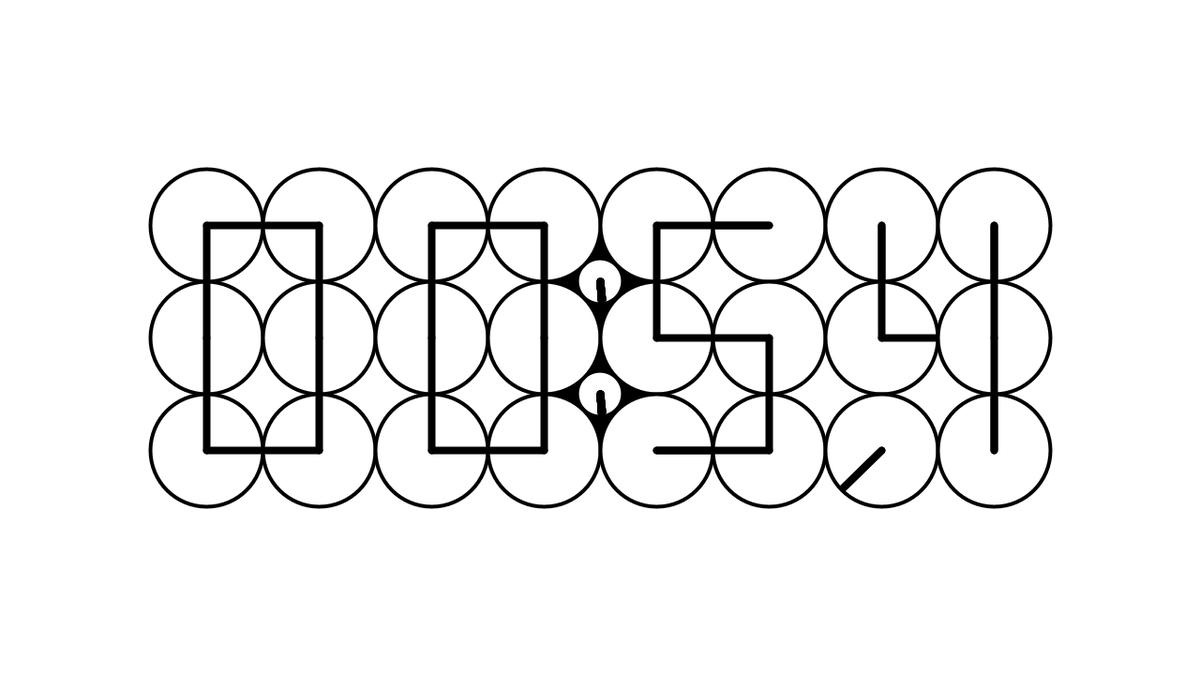
Frame 1 (no input)
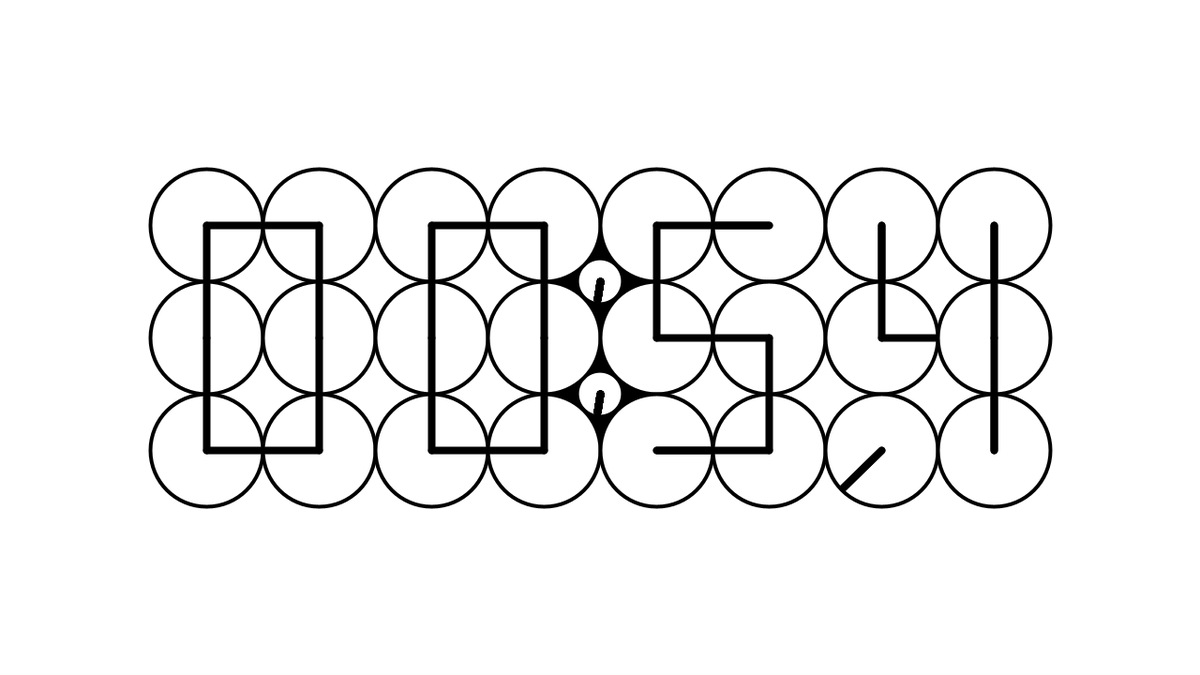
Frame 60 (the mouse pressed at the canvas centre just before this capture)
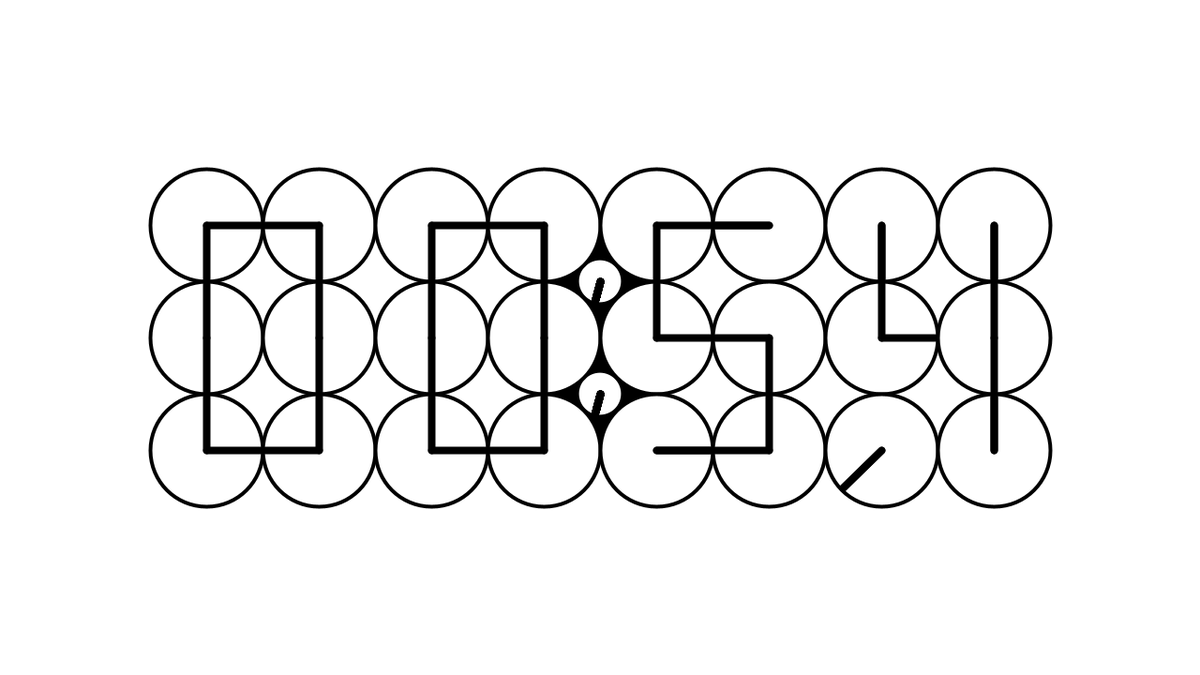
Frame 120 (the mouse held since frame 60 and released just before this capture)

The Processing sketch that drew these frames (run headless with seeded random() and noise(); from frame 60 on, the mouse is pressed at the canvas centre):

// Processing sketch: clock
// ── clock.pde
int radius = 120;
int lineradius=radius/2-3;
int[] cX= new int[24];
int[] cY= new int[24];
float[] time1c1r1= new float[10];
float[] time2c1r1= new float[10];
float[] time1c1r2= new float[10];
float[] time2c1r2= new float[10];
float[] time1c1r3= new float[10];
float[] time2c1r3= new float[10];
float[] time1c2r1= new float[10];
float[] time2c2r1= new float[10];
float[] time1c2r2= new float[10];
float[] time2c2r2= new float[10];
float[] time1c2r3= new float[10];
float[] time2c2r3= new float[10];

int prevSec; 
int prevMin;
int millisRolloverTime;

void setup() {
  size(1280, 720);
  for (int c=0; c<8; c++) {
    for (int r=0; r<3; r++) {
      int index = c+(8*r);
      cX[index]=(width/2)-(radius*4-radius/2)+(radius*c);
      cY[index]=(height/2)-radius+(radius*r);
    }
  }

  setTime();
  millisRolloverTime=0;
}

void draw() {
  background(#ffffff);
  fill(0);
  rect(width/2-radius/2, height/2-120, radius, radius*2);
  fill(#ffffff);
  noStroke();
  ellipse(width/2, height/2-radius/2, radius/2.68, radius/2.68);
  ellipse(width/2, height/2+radius/2, radius/2.68, radius/2.68);

  for (int i=0; i<24; i++) {
    stroke(0);
    strokeWeight(4); 
    fill(#ffffff);
    ellipse(cX[i], cY[i], radius, radius);
    strokeWeight(8);

    showTimeMove(i);
    //showTimeTogether(i);

    if (minute()+1==60) {
      println("Next min: 00");
    } else {
      println("Next min: "+(minute()+1));
    }
    if (hour()+1==24) {
      println("Next hr: 00");
    } else {
      println("Next hr: "+(hour()+1));
    }
  }
}

float backwards(float num) {
  float newnum = num;
  if (num==0) { 
    newnum= 0;
  }
  if (num==90) { 
    newnum= 270;
  }
  if (num==135) { 
    newnum= 225;
  }
  if (num==180) { 
    newnum= 180;
  }
  if (num==270) { 
    newnum= 90;
  }
  return newnum;
}

void showTimeMove(int i) {

  if (prevSec != second()) {
    millisRolloverTime = millis();
  } 
  prevSec = second();
  int mils = millis() - millisRolloverTime;
  float test = map(second() + mils/1000.0, 0, 60, 0, 360+(0));
  line(width/2, height/2-radius/2, width/2+cos(radians(test))*20, (height/2-radius/2)+(sin(radians(test))*20));
  line(width/2, height/2+radius/2, width/2+cos(radians(test))*20, (height/2+radius/2)+(sin(radians(test))*20));

  float animate = 0;
  int animationTime = 16;
  if (second()>=(60-animationTime)) {
    animate = (second()- (60-animationTime) + mils/1000.0);
  } else {  
    animate = 0;
  }



  int start = 135;
  int end = 225;
  test = -1*map(animate, 0, animationTime, -1*start, 360+end);
  //line(radius, radius, radius+cos(radians(test))*lineradius, radius+sin(radians(test))*lineradius);

  int digitH1=hour()/10;
  int digitH2=hour()%10;
  int digitM1=minute()/10;
  int digitM2=minute()%10;
  float coords; 
  float digitM1move;

  int hour = hour();
  int minute = minute();


  // FIRST DIGIT
  if (i==0) {
    if ((hour==9 || hour==19) && minute==59) {
      coords = map(animate, 0, animationTime, time1c1r1[digitH1], 1440+(time1c1r1[digitH1+1]));
    } else if (hour==23 && minute==59) {
      coords = map(animate, 0, animationTime, time1c1r1[digitH1], 1440+(time1c1r1[0]));
    } else {
      coords = map(animate, 0, animationTime, time1c1r1[digitH1], 1440+(time1c1r1[digitH1]));
    }
    line(cX[i], cY[i], cX[i]+cos(radians(coords))*lineradius, cY[i]+sin(radians(coords))*lineradius);
    if ((hour==9 || hour==19) && minute==59) {
      coords = -1*map(animate, 0, animationTime, -1*time2c1r1[digitH1], 720+(backwards(time2c1r1[digitH1+1])));
    } else if (hour==23 && minute==59) {
      coords = -1*map(animate, 0, animationTime, -1*time2c1r1[digitH1], 720+(backwards(time2c1r1[0])));
    } else {      
      coords = -1*map(animate, 0, animationTime, -1*time2c1r1[digitH1], 720+(backwards(time2c1r1[digitH1])));
    }
    line(cX[i], cY[i], cX[i]+cos(radians(coords))*lineradius, cY[i]+sin(radians(coords))*lineradius);
  }
  if (i==1) {
    if ((hour==9 || hour==19) && minute==59) {
      coords = -1*map(animate, 0, animationTime, -1*time1c2r1[digitH1], 720+(backwards(time1c2r1[digitH1+1])));
    } else if (hour==23 && minute==59) {
      coords = -1*map(animate, 0, animationTime, -1*time1c2r1[digitH1], 720+(backwards(time1c2r1[0])));
    } else {      
      coords = -1*map(animate, 0, animationTime, -1*time1c2r1[digitH1], 720+(backwards(time1c2r1[digitH1])));
    }
    line(cX[i], cY[i], cX[i]+cos(radians(coords))*lineradius, cY[i]+sin(radians(coords))*lineradius);
    if ((hour==9 || hour==19) && minute==59) {
      coords = -1*map(animate, 0, animationTime, -1*time2c2r1[digitH1], 360+(backwards(time2c2r1[digitH1+1])));
    } else if (hour==23 && minute==59) {
      coords = -1*map(animate, 0, animationTime, -1*time2c2r1[digitH1], 360+(backwards(time2c2r1[0])));
    } else {
      coords = -1*map(animate, 0, animationTime, -1*time2c2r1[digitH1], 360+(backwards(time2c2r1[digitH1])));
    }
    line(cX[i], cY[i], cX[i]+cos(radians(coords))*lineradius, cY[i]+sin(radians(coords))*lineradius);
  }
  if (i==8) {
    if ((hour==9 || hour==19) && minute==59) {
      coords = map(animate, 0, animationTime, time1c1r2[digitH1], 360+(time1c1r2[digitH1+1]));
    } else if (hour==23 && minute==59) {
      coords = map(animate, 0, animationTime, time1c1r2[digitH1], 360+(time1c1r2[0]));
    } else {
      coords = map(animate, 0, animationTime, time1c1r2[digitH1], 360+(time1c1r2[digitH1]));
    }
    line(cX[i], cY[i], cX[i]+cos(radians(coords))*lineradius, cY[i]+sin(radians(coords))*lineradius);
    if ((hour==9 || hour==19) && minute==59) {
      coords = map(animate, 0, animationTime, time2c1r2[digitH1], 720+(time2c1r2[digitH1+1]));
    } else if (hour==23 && minute==59) {
      coords = map(animate, 0, animationTime, time2c1r2[digitH1], 720+(time2c1r2[0]));
    } else {
      coords = map(animate, 0, animationTime, time2c1r2[digitH1], 720+(time2c1r2[digitH1]));
    }
    line(cX[i], cY[i], cX[i]+cos(radians(coords))*lineradius, cY[i]+sin(radians(coords))*lineradius);
  }
  if (i==9) {
    if ((hour==9 || hour==19) && minute==59) {
      coords = map(animate, 0, animationTime, time1c2r2[digitH1], 720+(time1c2r2[digitH1+1]));
    } else if (hour==23 && minute==59) {
      coords = map(animate, 0, animationTime, time1c2r2[digitH1], 720+(time1c2r2[0]));
    } else {
      coords = map(animate, 0, animationTime, time1c2r2[digitH1], 720+(time1c2r2[digitH1]));
    }
    line(cX[i], cY[i], cX[i]+cos(radians(coords))*lineradius, cY[i]+sin(radians(coords))*lineradius);
    if ((hour==9 || hour==19) && minute==59) {
      coords = -1*map(animate, 0, animationTime, -1*time2c2r2[digitH1], 1080+(backwards(time2c2r2[digitH1+1])));
    } else if (hour==23 && minute==59) {
      coords = -1*map(animate, 0, animationTime, -1*time2c2r2[digitH1], 1080+(backwards(time2c2r2[0])));
    } else {
      coords = -1*map(animate, 0, animationTime, -1*time2c2r2[digitH1], 1080+(backwards(time2c2r2[digitH1])));
    }
    line(cX[i], cY[i], cX[i]+cos(radians(coords))*lineradius, cY[i]+sin(radians(coords))*lineradius);
  }
  if (i==16) {
    if ((hour==9 || hour==19) && minute==59) {
      coords = map(animate, 0, animationTime, time1c1r3[digitH1], 720+(time1c1r3[digitH1+1]));
    } else if (hour==23 && minute==59) {
      coords = map(animate, 0, animationTime, time1c1r3[digitH1], 720+(time1c1r3[0]));
    } else {
      coords = map(animate, 0, animationTime, time1c1r3[digitH1], 720+(time1c1r3[digitH1]));
    }
    line(cX[i], cY[i], cX[i]+cos(radians(coords))*lineradius, cY[i]+sin(radians(coords))*lineradius);
    if ((hour==9 || hour==19) && minute==59) {
      coords = -1*map(animate, 0, animationTime, -1*time2c1r3[digitH1], 720+(backwards(time2c1r3[digitH1+1])));
    } else if (hour==23 && minute==59) {
      coords = -1*map(animate, 0, animationTime, -1*time2c1r3[digitH1], 720+(backwards(time2c1r3[digitH1+1])));
    } else {
      coords = -1*map(animate, 0, animationTime, -1*time2c1r3[digitH1], 720+(backwards(time2c1r3[digitH1])));
    }
    line(cX[i], cY[i], cX[i]+cos(radians(coords))*lineradius, cY[i]+sin(radians(coords))*lineradius);
  }
  if (i==17) {
    if ((hour==9 || hour==19) && minute==59) {
      coords = map(animate, 0, animationTime, time1c2r3[digitH1], 720+(time1c2r3[digitH1+1]));
    } else if (hour==23 && minute==59) {
      coords = map(animate, 0, animationTime, time1c2r3[digitH1], 720+(time1c2r3[0]));
    } else {
      coords = map(animate, 0, animationTime, time1c2r3[digitH1], 720+(time1c2r3[digitH1]));
    }
    line(cX[i], cY[i], cX[i]+cos(radians(coords))*lineradius, cY[i]+sin(radians(coords))*lineradius);
    if ((hour==9 || hour==19) && minute==59) {
      coords = map(animate, 0, animationTime, time2c2r3[digitH1], 1080+(time2c2r3[digitH1+1]));
    } else if (hour==23 && minute==59) {
      coords = map(animate, 0, animationTime, time2c2r3[digitH1], 1080+(time2c2r3[0]));
    } else {
      coords = map(animate, 0, animationTime, time2c2r3[digitH1], 1080+(time2c2r3[digitH1]));
    }
    line(cX[i], cY[i], cX[i]+cos(radians(coords))*lineradius, cY[i]+sin(radians(coords))*lineradius);
  }

  // SECOND DIGIT
  if (i==2) {
    if ((hour!=9 && hour!=19 && hour!=23) && minute==59) {
      coords = map(animate, 0, animationTime, time1c1r1[digitH2], 720+(time1c1r1[digitH2+1]));
    } else if ((hour==23 || hour==19 || hour==9) && minute==59) {
      coords = map(animate, 0, animationTime, time1c1r1[digitH2], 720+(time1c1r1[0]));
    } else {
      coords = map(animate, 0, animationTime, time1c1r1[digitH2], 720+(time1c1r1[digitH2]));
    }
    line(cX[i], cY[i], cX[i]+cos(radians(coords))*lineradius, cY[i]+sin(radians(coords))*lineradius);
    if ((hour!=9 && hour!=19 && hour!=23) && minute==59) {
      coords = -1*map(animate, 0, animationTime, -1*time2c1r1[digitH2], 720+(backwards(time2c1r1[digitH2+1])));
    } else if ((hour==23 || hour==19 || hour==9) && minute==59) {
      coords = -1*map(animate, 0, animationTime, -1*time2c1r1[digitH2], 720+(backwards(time2c1r1[0])));
    } else {
      coords = -1*map(animate, 0, animationTime, -1*time2c1r1[digitH2], 720+(backwards(time2c1r1[digitH2])));
    }
    line(cX[i], cY[i], cX[i]+cos(radians(coords))*lineradius, cY[i]+sin(radians(coords))*lineradius);
  }
  if (i==3) {
    if ((hour!=9 && hour!=19 && hour!=23) && minute==59) {
      coords = map(animate, 0, animationTime, time1c2r1[digitH2], 720+(time1c2r1[digitH2+1]));
    } else if ((hour==23 || hour==19 || hour==9) && minute==59) {
      coords = map(animate, 0, animationTime, time1c2r1[digitH2], 720+(time1c2r1[0]));
    } else {
      coords = map(animate, 0, animationTime, time1c2r1[digitH2], 720+(time1c2r1[digitH2]));
    }
    line(cX[i], cY[i], cX[i]+cos(radians(coords))*lineradius, cY[i]+sin(radians(coords))*lineradius);
    if ((hour!=9 && hour!=19 && hour!=23) && minute==59) {
      coords = map(animate, 0, animationTime, time2c2r1[digitH2], 1440+(time2c2r1[digitH2+1]));
    } else if ((hour==23 || hour==19 || hour==9) && minute==59) {
      coords = map(animate, 0, animationTime, time2c2r1[digitH2], 1440+(time2c2r1[0]));
    } else {
      coords = map(animate, 0, animationTime, time2c2r1[digitH2], 1440+(time2c2r1[digitH2]));
    }
    line(cX[i], cY[i], cX[i]+cos(radians(coords))*lineradius, cY[i]+sin(radians(coords))*lineradius);
  }
  if (i==10) {
    if ((hour!=9 && hour!=19 && hour!=23) && minute==59) {
      coords = map(animate, 0, animationTime, time1c1r2[digitH2], 720+(time1c1r2[digitH2+1]));
    } else if ((hour==23 || hour==19 || hour==9) && minute==59) {
      coords = map(animate, 0, animationTime, time1c1r2[digitH2], 720+(time1c1r2[0]));
    } else {
      coords = map(animate, 0, animationTime, time1c1r2[digitH2], 720+(time1c1r2[digitH2]));
    }
    line(cX[i], cY[i], cX[i]+cos(radians(coords))*lineradius, cY[i]+sin(radians(coords))*lineradius);
    if ((hour!=9 && hour!=19 && hour!=23) && minute==59) {
      coords = map(animate, 0, animationTime, time2c1r2[digitH2], 360+(time2c1r2[digitH2+1]));
    } else if ((hour==23 || hour==19 || hour==9) && minute==59) {
      coords = map(animate, 0, animationTime, time2c1r2[digitH2], 360+(time2c1r2[0]));
    } else {
      coords = map(animate, 0, animationTime, time2c1r2[digitH2], 360+(time2c1r2[digitH2]));
    }
    line(cX[i], cY[i], cX[i]+cos(radians(coords))*lineradius, cY[i]+sin(radians(coords))*lineradius);
  }
  if (i==11) {
    if ((hour!=9 && hour!=19 && hour!=23) && minute==59) {
      coords = map(animate, 0, animationTime, time1c2r2[digitH2], 360+(time1c2r2[digitH2+1]));
    } else if ((hour==23 || hour==19 || hour==9) && minute==59) {
      coords = map(animate, 0, animationTime, time1c2r2[digitH2], 360+(time1c2r2[0]));
    } else {
      coords = map(animate, 0, animationTime, time1c2r2[digitH2], 360+(time1c2r2[digitH2]));
    }
    line(cX[i], cY[i], cX[i]+cos(radians(coords))*lineradius, cY[i]+sin(radians(coords))*lineradius);
    if ((hour!=9 && hour!=19 && hour!=23) && minute==59) {
      coords = -1*map(animate, 0, animationTime, -1*time2c2r2[digitH2], 720+(backwards(time2c2r2[digitH2+1])));
    } else if (digitH2==9 && minute==59) {
      coords = -1*map(animate, 0, animationTime, -1*time2c2r2[digitH2], 720+(backwards(time2c2r2[0])));
    } else {
      coords = -1*map(animate, 0, animationTime, -1*time2c2r2[digitH2], 720+(backwards(time2c2r2[digitH2])));
    }
    line(cX[i], cY[i], cX[i]+cos(radians(coords))*lineradius, cY[i]+sin(radians(coords))*lineradius);
  }
  if (i==18) {
    if ((hour!=9 && hour!=19 && hour!=23) && minute==59) {
      coords = -1*map(animate, 0, animationTime, -1*time1c1r3[digitH2], 720+(backwards(time1c1r3[digitH2+1])));
    } else if (digitH2==9 && minute==59) {
      coords = -1*map(animate, 0, animationTime, -1*time1c1r3[digitH2], 720+(backwards(time1c1r3[0])));
    } else {
      coords = -1*map(animate, 0, animationTime, -1*time1c1r3[digitH2], 720+(backwards(time1c1r3[digitH2])));
    }
    line(cX[i], cY[i], cX[i]+cos(radians(coords))*lineradius, cY[i]+sin(radians(coords))*lineradius);
    if ((hour!=9 && hour!=19 && hour!=23) && minute==59) {
      coords = map(animate, 0, animationTime, time2c1r3[digitH2], 1080+(time2c1r3[digitH2+1]));
    } else if (digitH2==9 && minute==59) {
      coords = map(animate, 0, animationTime, time2c1r3[digitH2], 1080+(time2c1r3[0]));
    } else {
      coords = map(animate, 0, animationTime, time2c1r3[digitH2], 1080+(time2c1r3[digitH2]));
    }
    line(cX[i], cY[i], cX[i]+cos(radians(coords))*lineradius, cY[i]+sin(radians(coords))*lineradius);
  }
  if (i==19) {
    if ((hour!=9 && hour!=19 && hour!=23) && minute==59) {
      coords = map(animate, 0, animationTime, time1c2r3[digitH2], 1080+(time1c2r3[digitH2+1]));
    } else if ((hour==23 || hour==19 || hour==9) && minute==59) {
      coords = map(animate, 0, animationTime, time1c2r3[digitH2], 1080+(time1c2r3[0]));
    } else {
      coords = map(animate, 0, animationTime, time1c2r3[digitH2], 1080+(time1c2r3[digitH2]));
    }
    line(cX[i], cY[i], cX[i]+cos(radians(coords))*lineradius, cY[i]+sin(radians(coords))*lineradius);
    if ((hour!=9 && hour!=19 && hour!=23) && minute==59) {
      coords = map(animate, 0, animationTime, time2c2r3[digitH2], 720+(time2c2r3[digitH2+1]));
    } else if ((hour==23 || hour==19 || hour==9) && minute==59) {
      coords = map(animate, 0, animationTime, time2c2r3[digitH2], 720+(time2c2r3[0]));
    } else {
      coords = map(animate, 0, animationTime, time2c2r3[digitH2], 720+(time2c2r3[digitH2]));
    }
    line(cX[i], cY[i], cX[i]+cos(radians(coords))*lineradius, cY[i]+sin(radians(coords))*lineradius);
  }

  // THIRD DIGIT
  if (i==4) {
    if (digitM1!=5 && digitM2==9) {
      coords = map(animate, 0, animationTime, time1c1r1[digitM1], 720+(time1c1r1[digitM1+1]));
    } else if (minute==59) {
      coords = map(animate, 0, animationTime, time1c1r1[digitM1], 720+(time1c1r1[0]));
    } else {
      coords = map(animate, 0, animationTime, time1c1r1[digitM1], 720+(time1c1r1[digitM1]));
    }
    line(cX[i], cY[i], cX[i]+cos(radians(coords))*lineradius, cY[i]+sin(radians(coords))*lineradius);
    if (digitM1!=5 && digitM2==9) {
      coords = -1*map(animate, 0, animationTime, -1*time2c1r1[digitM1], 1080+(backwards(time2c1r1[digitM1+1])));
    } else if (minute==59) {
      coords = -1*map(animate, 0, animationTime, -1*time2c1r1[digitM1], 1080+(backwards(time2c1r1[0])));
    } else {
      coords = -1*map(animate, 0, animationTime, -1*time2c1r1[digitM1], 1080+(backwards(time2c1r1[digitM1])));
    }
    line(cX[i], cY[i], cX[i]+cos(radians(coords))*lineradius, cY[i]+sin(radians(coords))*lineradius);
  }
  if (i==5) {
    if (digitM1!=5 && digitM2==9) {
      coords = map(animate, 0, animationTime, time1c2r1[digitM1], 720+(time1c2r1[digitM1+1]));
    } else if (minute==59) {
      coords = map(animate, 0, animationTime, time1c2r1[digitM1], 720+(time1c2r1[0]));
    } else {
      coords = map(animate, 0, animationTime, time1c2r1[digitM1], 720+(time1c2r1[digitM1]));
    }
    line(cX[i], cY[i], cX[i]+cos(radians(coords))*lineradius, cY[i]+sin(radians(coords))*lineradius);
    if (digitM1!=5 && digitM2==9) {
      coords = map(animate, 0, animationTime, time2c2r1[digitM1], 360+(time2c2r1[digitM1+1]));
    } else if (minute==59) {
      coords = map(animate, 0, animationTime, time2c2r1[digitM1], 360+(time2c2r1[0]));
    } else {
      coords = map(animate, 0, animationTime, time2c2r1[digitM1], 360+(time2c2r1[digitM1]));
    }
    line(cX[i], cY[i], cX[i]+cos(radians(coords))*lineradius, cY[i]+sin(radians(coords))*lineradius);
  }
  if (i==12) {
    if (digitM1!=5 && digitM2==9) {
      coords = -1*map(animate, 0, animationTime, -1*time1c1r2[digitM1], 1080+(backwards(time1c1r2[digitM1+1])));
    } else if (minute==59) {
      coords = -1*map(animate, 0, animationTime, -1*time1c1r2[digitM1], 1080+(backwards(time1c1r2[0])));
    } else {
      coords = -1*map(animate, 0, animationTime, -1*time1c1r2[digitM1], 1080+(backwards(time1c1r2[digitM1])));
    }
    line(cX[i], cY[i], cX[i]+cos(radians(coords))*lineradius, cY[i]+sin(radians(coords))*lineradius);
    if (digitM1!=5 && digitM2==9) {
      coords = -1*map(animate, 0, animationTime, -1*time2c1r2[digitM1], 720+(backwards(time2c1r2[digitM1+1])));
    } else if (minute==59) {
      coords = -1*map(animate, 0, animationTime, -1*time2c1r2[digitM1], 720+(backwards(time2c1r2[0])));
    } else {
      coords = -1*map(animate, 0, animationTime, -1*time2c1r2[digitM1], 720+(backwards(time2c1r2[digitM1])));
    }
    line(cX[i], cY[i], cX[i]+cos(radians(coords))*lineradius, cY[i]+sin(radians(coords))*lineradius);
  }
  if (i==13) {
    if (digitM1!=5 && digitM2==9) {
      coords = -1*map(animate, 0, animationTime, -1*time1c2r2[digitM1], 720+(backwards(time1c2r2[digitM1+1])));
    } else if (minute==59) {
      coords = -1*map(animate, 0, animationTime, -1*time1c2r2[digitM1], 720+(backwards(time1c2r2[0])));
    } else {
      coords = -1*map(animate, 0, animationTime, -1*time1c2r2[digitM1], 720+(backwards(time1c2r2[digitM1])));
    }
    line(cX[i], cY[i], cX[i]+cos(radians(coords))*lineradius, cY[i]+sin(radians(coords))*lineradius);
    if (digitM1!=5 && digitM2==9) {
      coords = map(animate, 0, animationTime, time2c2r2[digitM1], 720+(time2c2r2[digitM1+1]));
    } else if (minute==59) {
      coords = map(animate, 0, animationTime, time2c2r2[digitM1], 720+(time2c2r2[0]));
    } else {
      coords = map(animate, 0, animationTime, time2c2r2[digitM1], 720+(time2c2r2[digitM1]));
    }
    line(cX[i], cY[i], cX[i]+cos(radians(coords))*lineradius, cY[i]+sin(radians(coords))*lineradius);
  }
  if (i==20) {
    if (digitM1!=5 && digitM2==9) {
      coords = -1*map(animate, 0, animationTime, -1*time1c1r3[digitM1], 720+(backwards(time1c1r3[digitM1+1])));
    } else if (minute==59) {
      coords = -1*map(animate, 0, animationTime, -1*time1c1r3[digitM1], 720+(backwards(time1c1r3[0])));
    } else {
      coords = -1*map(animate, 0, animationTime, -1*time1c1r3[digitM1], 720+(backwards(time1c1r3[digitM1])));
    }
    line(cX[i], cY[i], cX[i]+cos(radians(coords))*lineradius, cY[i]+sin(radians(coords))*lineradius);
    if (digitM1!=5 && digitM2==9) {
      coords = map(animate, 0, animationTime, time2c1r3[digitM1], 1080+(time2c1r3[digitM1+1]));
    } else if (minute==59) {
      coords = map(animate, 0, animationTime, time2c1r3[digitM1], 1080+(time2c1r3[0]));
    } else {
      coords = map(animate, 0, animationTime, time2c1r3[digitM1], 1080+(time2c1r3[digitM1]));
    }
    line(cX[i], cY[i], cX[i]+cos(radians(coords))*lineradius, cY[i]+sin(radians(coords))*lineradius);
  }
  if (i==21) {
    if (digitM1!=5 && digitM2==9) {
      coords = map(animate, 0, animationTime, time1c2r3[digitM1], 360+(time1c2r3[digitM1+1]));
    } else if (minute==59) {
      coords = map(animate, 0, animationTime, time1c2r3[digitM1], 360+(time1c2r3[0]));
    } else {
      coords = map(animate, 0, animationTime, time1c2r3[digitM1], 360+(time1c2r3[digitM1]));
    }
    line(cX[i], cY[i], cX[i]+cos(radians(coords))*lineradius, cY[i]+sin(radians(coords))*lineradius);
    if (digitM1!=5 && digitM2==9) {
      coords = map(animate, 0, animationTime, time2c2r3[digitM1], 720+(time2c2r3[digitM1+1]));
    } else if (minute==59) {
      coords = map(animate, 0, animationTime, time2c2r3[digitM1], 720+(time2c2r3[0]));
    } else {
      coords = map(animate, 0, animationTime, time2c2r3[digitM1], 720+(time2c2r3[digitM1]));
    }
    line(cX[i], cY[i], cX[i]+cos(radians(coords))*lineradius, cY[i]+sin(radians(coords))*lineradius);
  }

  // FOURTH DIGIT
  if (i==6) {
    if (digitM2!=9) {
      coords = map(animate, 0, animationTime, time1c1r1[digitM2], 1440+(time1c1r1[digitM2+1]));
    } else {
      coords = map(animate, 0, animationTime, time1c1r1[digitM2], 1440+(time1c1r1[0]));
    }
    line(cX[i], cY[i], cX[i]+cos(radians(coords))*lineradius, cY[i]+sin(radians(coords))*lineradius);
    if (digitM2!=9) {
      coords = -1*map(animate, 0, animationTime, -1*time2c1r1[digitM2], 720+(backwards(time2c1r1[digitM2+1])));
    } else {
      coords = -1*map(animate, 0, animationTime, -1*time2c1r1[digitM2], 720+(backwards(time2c1r1[0])));
    }
    line(cX[i], cY[i], cX[i]+cos(radians(coords))*lineradius, cY[i]+sin(radians(coords))*lineradius);
  }
  if (i==7) {
    if (digitM2!=9) {
      coords = map(animate, 0, animationTime, time1c2r1[digitM2], 720+(time1c2r1[digitM2+1]));
    } else {
      coords = map(animate, 0, animationTime, time1c2r1[digitM2], 720+(time1c2r1[0]));
    }
    line(cX[i], cY[i], cX[i]+cos(radians(coords))*lineradius, cY[i]+sin(radians(coords))*lineradius);
    if (digitM2!=9) {
      coords = map(animate, 0, animationTime, time2c2r1[digitM2], 360+(time2c2r1[digitM2+1]));
    } else {
      coords = map(animate, 0, animationTime, time2c2r1[digitM2], 360+(time2c2r1[0]));
    }
    line(cX[i], cY[i], cX[i]+cos(radians(coords))*lineradius, cY[i]+sin(radians(coords))*lineradius);
  }
  if (i==14) {
    if (digitM2!=9) {
      coords = map(animate, 0, animationTime, time1c1r2[digitM2], 360+(time1c1r2[digitM2+1]));
    } else {
      coords = map(animate, 0, animationTime, time1c1r2[digitM2], 360+(time1c1r2[0]));
    }
    line(cX[i], cY[i], cX[i]+cos(radians(coords))*lineradius, cY[i]+sin(radians(coords))*lineradius);
    if (digitM2!=9) {
      coords = map(animate, 0, animationTime, time2c1r2[digitM2], 720+(time2c1r2[digitM2+1]));
    } else {
      coords = map(animate, 0, animationTime, time2c1r2[digitM2], 720+(time2c1r2[0]));
    }
    line(cX[i], cY[i], cX[i]+cos(radians(coords))*lineradius, cY[i]+sin(radians(coords))*lineradius);
  }
  if (i==15) {
    if (digitM2!=9) {
      coords = -1*map(animate, 0, animationTime, -1*time1c2r2[digitM2], 720+(backwards(time1c2r2[digitM2+1])));
    } else {
      coords = -1*map(animate, 0, animationTime, -1*time1c2r2[digitM2], 720+(backwards(time1c2r2[0])));
    }
    line(cX[i], cY[i], cX[i]+cos(radians(coords))*lineradius, cY[i]+sin(radians(coords))*lineradius);
    if (digitM2!=9) {
      coords = -1*map(animate, 0, animationTime, -1*time2c2r2[digitM2], 360+(backwards(time2c2r2[digitM2+1])));
    } else {
      coords = -1*map(animate, 0, animationTime, -1*time2c2r2[digitM2], 360+(backwards(time2c2r2[0])));
    }
    line(cX[i], cY[i], cX[i]+cos(radians(coords))*lineradius, cY[i]+sin(radians(coords))*lineradius);
  }
  if (i==22) {
    if (digitM2!=9) {
      coords = -1*map(animate, 0, animationTime, -1*time1c1r3[digitM2], 360+(backwards(time1c1r3[digitM2+1])));
    } else {
      coords = -1*map(animate, 0, animationTime, -1*time1c1r3[digitM2], 360+(time1c1r3[0]));
    }
    line(cX[i], cY[i], cX[i]+cos(radians(coords))*lineradius, cY[i]+sin(radians(coords))*lineradius);
    if (digitM2!=9) {
      coords = map(animate, 0, animationTime, time2c1r3[digitM2], 720+(time2c1r3[digitM2+1]));
    } else {
      coords = map(animate, 0, animationTime, time2c1r3[digitM2], 720+(time2c1r3[0]));
    }
    line(cX[i], cY[i], cX[i]+cos(radians(coords))*lineradius, cY[i]+sin(radians(coords))*lineradius);
  }
  if (i==23) {
    if (digitM2!=9) {
      coords = map(animate, 0, animationTime, time1c2r3[digitM2], 1080+(time1c2r3[digitM2+1]));
    } else {
      coords = map(animate, 0, animationTime, time1c2r3[digitM2], 1080+(time1c2r3[0]));
    }
    line(cX[i], cY[i], cX[i]+cos(radians(coords))*lineradius, cY[i]+sin(radians(coords))*lineradius);
    if (digitM2!=9) {
      coords = map(animate, 0, animationTime, time2c2r3[digitM2], 360+(time2c2r3[digitM2+1]));
    } else {
      coords = map(animate, 0, animationTime, time2c2r3[digitM2], 360+(time2c2r3[0]));
    }
    line(cX[i], cY[i], cX[i]+cos(radians(coords))*lineradius, cY[i]+sin(radians(coords))*lineradius);
  }
}

void setTime() {
  int d;
  d=0;//SET TIME = 0
  time1c1r1[d] = 0;
  time2c1r1[d] = 90;
  time1c1r2[d] = 270;
  time2c1r2[d] = 90;
  time1c1r3[d] = 270;
  time2c1r3[d] = 0;
  time1c2r1[d] = 180;
  time2c2r1[d] = 90;
  time1c2r2[d] = 270;
  time2c2r2[d] = 90;
  time1c2r3[d] = 270;
  time2c2r3[d] = 180;

  d=1;//SET TIME = 1
  time1c1r1[d] = 135;
  time2c1r1[d] = 135;
  time1c1r2[d] = 135;
  time2c1r2[d] = 135;
  time1c1r3[d] = 135;
  time2c1r3[d] = 135;
  time1c2r1[d] = 90;
  time2c2r1[d] = 90;
  time1c2r2[d] = 270;
  time2c2r2[d] = 90;
  time1c2r3[d] = 270;
  time2c2r3[d] = 270;

  d=2;//SET TIME = 2
  time1c1r1[d] = 0;
  time2c1r1[d] = 0;
  time1c1r2[d] = 0;
  time2c1r2[d] = 90;
  time1c1r3[d] = 270;
  time2c1r3[d] = 0;
  time1c2r1[d] = 180;
  time2c2r1[d] = 90;
  time1c2r2[d] = 270;
  time2c2r2[d] = 180;
  time1c2r3[d] = 180;
  time2c2r3[d] = 180;

  d=3;//SET TIME = 3
  time1c1r1[d] = 0;
  time2c1r1[d] = 0;
  time1c1r2[d] = 0;
  time2c1r2[d] = 0;
  time1c1r3[d] = 0;
  time2c1r3[d] = 0;
  time1c2r1[d] = 180;
  time2c2r1[d] = 90;
  time1c2r2[d] = 270;
  time2c2r2[d] = 180;
  time1c2r3[d] = 270;
  time2c2r3[d] = 180;

  d=4;//SET TIME = 4
  time1c1r1[d] = 90;
  time2c1r1[d] = 90;
  time1c1r2[d] = 270;
  time2c1r2[d] = 0;
  time1c1r3[d] = 135;
  time2c1r3[d] = 135;
  time1c2r1[d] = 90;
  time2c2r1[d] = 90;
  time1c2r2[d] = 270;
  time2c2r2[d] = 90;
  time1c2r3[d] = 270;
  time2c2r3[d] = 270;

  d=5;//SET TIME = 5
  time1c1r1[d] = 0;
  time2c1r1[d] = 90;
  time1c1r2[d] = 270;
  time2c1r2[d] = 0;
  time1c1r3[d] = 0;
  time2c1r3[d] = 0;
  time1c2r1[d] = 180;
  time2c2r1[d] = 180;
  time1c2r2[d] = 180;
  time2c2r2[d] = 90;
  time1c2r3[d] = 270;
  time2c2r3[d] = 180;

  d=6;//SET TIME = 6
  time1c1r1[d] = 0;
  time2c1r1[d] = 90;
  time1c1r2[d] = 270;
  time2c1r2[d] = 90;
  time1c1r3[d] = 270;
  time2c1r3[d] = 0;
  time1c2r1[d] = 180;
  time2c2r1[d] = 180;
  time1c2r2[d] = 180;
  time2c2r2[d] = 90;
  time1c2r3[d] = 270;
  time2c2r3[d] = 180;

  d=7;//SET TIME = 7
  time1c1r1[d] = 0;
  time2c1r1[d] = 0;
  time1c1r2[d] = 135;
  time2c1r2[d] = 135;
  time1c1r3[d] = 135;
  time2c1r3[d] = 135;
  time1c2r1[d] = 180;
  time2c2r1[d] = 90;
  time1c2r2[d] = 270;
  time2c2r2[d] = 90;
  time1c2r3[d] = 270;
  time2c2r3[d] = 270;

  d=8;//SET TIME = 8
  time1c1r1[d] = 0;
  time2c1r1[d] = 90;
  time1c1r2[d] = 270;
  time2c1r2[d] = 0;
  time1c1r3[d] = 270;
  time2c1r3[d] = 0;
  time1c2r1[d] = 180;
  time2c2r1[d] = 90;
  time1c2r2[d] = 270;
  time2c2r2[d] = 180;
  time1c2r3[d] = 270;
  time2c2r3[d] = 180;

  d=9;//SET TIME = 9
  time1c1r1[d] = 0;
  time2c1r1[d] = 90;
  time1c1r2[d] = 270;
  time2c1r2[d] = 0;
  time1c1r3[d] = 135;
  time2c1r3[d] = 135;
  time1c2r1[d] = 180;
  time2c2r1[d] = 90;
  time1c2r2[d] = 270;
  time2c2r2[d] = 90;
  time1c2r3[d] = 270;
  time2c2r3[d] = 270;
}

void showTimeTogether(int i) {
  int digit=second()%10;
  //SET TIME BY ROW AND COLUMN
  if (i%2!=0) {
    if (i<8) {
      line(cX[i], cY[i], cX[i]+cos(radians(time1c2r1[digit]))*lineradius, cY[i]+sin(radians(time1c2r1[digit]))*lineradius);
      line(cX[i], cY[i], cX[i]+cos(radians(time2c2r1[digit]))*lineradius, cY[i]+sin(radians(time2c2r1[digit]))*lineradius);
    } else if (i>=8 && i<16) {
      line(cX[i], cY[i], cX[i]+cos(radians(time1c2r2[digit]))*lineradius, cY[i]+sin(radians(time1c2r2[digit]))*lineradius);
      line(cX[i], cY[i], cX[i]+cos(radians(time2c2r2[digit]))*lineradius, cY[i]+sin(radians(time2c2r2[digit]))*lineradius);
    } else {
      line(cX[i], cY[i], cX[i]+cos(radians(time1c2r3[digit]))*lineradius, cY[i]+sin(radians(time1c2r3[digit]))*lineradius);
      line(cX[i], cY[i], cX[i]+cos(radians(time2c2r3[digit]))*lineradius, cY[i]+sin(radians(time2c2r3[digit]))*lineradius);
    }
  } else {
    if (i<8) {
      line(cX[i], cY[i], cX[i]+cos(radians(time1c1r1[digit]))*lineradius, cY[i]+sin(radians(time1c1r1[digit]))*lineradius);
      line(cX[i], cY[i], cX[i]+cos(radians(time2c1r1[digit]))*lineradius, cY[i]+sin(radians(time2c1r1[digit]))*lineradius);
    } else if (i>=8 && i<16) {
      line(cX[i], cY[i], cX[i]+cos(radians(time1c1r2[digit]))*lineradius, cY[i]+sin(radians(time1c1r2[digit]))*lineradius);
      line(cX[i], cY[i], cX[i]+cos(radians(time2c1r2[digit]))*lineradius, cY[i]+sin(radians(time2c1r2[digit]))*lineradius);
    } else {
      line(cX[i], cY[i], cX[i]+cos(radians(time1c1r3[digit]))*lineradius, cY[i]+sin(radians(time1c1r3[digit]))*lineradius);
      line(cX[i], cY[i], cX[i]+cos(radians(time2c1r3[digit]))*lineradius, cY[i]+sin(radians(time2c1r3[digit]))*lineradius);
    }
  }
}
